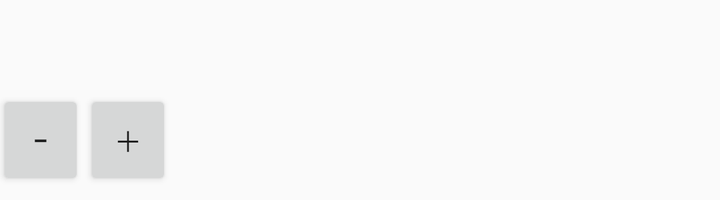
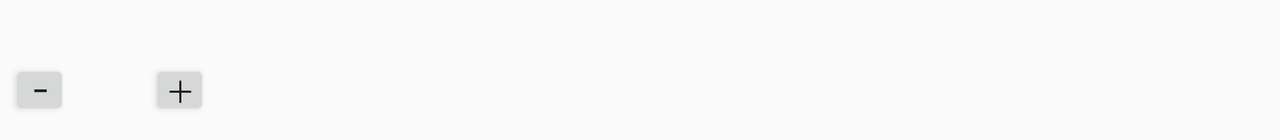

One screen, two layout resources from the same app: the default and the repository's alternative for another configuration. Each is rendered where Android would select it; the XML of both is given below.
<!-- AndroidManifest.xml: application theme AppTheme -->
<!-- res/layout/single_count.xml -->
<?xml version="1.0" encoding="utf-8"?>
<androidx.constraintlayout.widget.ConstraintLayout
    xmlns:android="http://schemas.android.com/apk/res/android"
    xmlns:app="http://schemas.android.com/apk/res-auto"
    android:layout_width="88dp"
    android:layout_height="100dp">

    <TextView
        android:id="@+id/count"
        android:layout_width="60dp"
        android:layout_height="40dp"
        android:layout_marginStart="12dp"
        android:layout_marginTop="0dp"
        android:textSize="30sp"
        app:layout_constraintStart_toStartOf="parent"
        app:layout_constraintTop_toTopOf="parent" />

    <Button
        android:id="@+id/up"
        android:layout_width="44dp"
        android:layout_height="50dp"
        android:layout_marginTop="5dp"
        android:layout_marginLeft="30dp"
        android:onClick="changeCount"
        android:text="@string/textPoint1up"
        app:layout_constraintStart_toStartOf="@+id/count"
        app:layout_constraintTop_toBottomOf="@+id/count" />

    <Button
        android:id="@+id/down"
        android:layout_width="44dp"
        android:layout_height="50dp"
        android:layout_marginTop="5dp"
        android:layout_marginRight="30dp"
        android:onClick="changeCount"
        android:text="@string/textPoint1down"
        app:layout_constraintEnd_toEndOf="@+id/count"
        app:layout_constraintTop_toBottomOf="@+id/count" />

</androidx.constraintlayout.widget.ConstraintLayout>
<!-- resources referenced by this layout -->
<resources>
  <string name="textPoint1down">−</string>
  <string name="textPoint1up">＋</string>
  <style name="AppTheme" parent="Theme.AppCompat.Light.DarkActionBar">
          
          <item name="colorPrimary">@color/colorPrimary</item>
          <item name="colorPrimaryDark">@color/colorPrimaryDark</item>
          <item name="colorAccent">@color/colorAccent</item>
  
          <item name="windowNoTitle">true</item>
          <item name="windowActionBar">false</item>
          <item name="android:windowFullscreen">true</item>
          <item name="android:windowContentOverlay">@null</item>
      </style>
  <color name="colorPrimary">#6200EE</color>
  <color name="colorPrimaryDark">#3700B3</color>
  <color name="colorAccent">#03DAC5</color>
</resources>
<!-- res/layout-land/single_count.xml (the repository's variant of the layout above) -->
<!-- drawn on the phone turned sideways -->
<?xml version="1.0" encoding="utf-8"?>
<androidx.constraintlayout.widget.ConstraintLayout
    xmlns:android="http://schemas.android.com/apk/res/android"
    xmlns:app="http://schemas.android.com/apk/res-auto"
    android:layout_width="wrap_content"
    android:layout_height="wrap_content">

    <TextView
        android:id="@+id/count_title"
        android:layout_width="110dp"
        android:layout_height="30dp"
        android:gravity="center_horizontal|center_vertical"
        android:textSize="15sp"
        app:layout_constraintEnd_toEndOf="parent"
        app:layout_constraintStart_toStartOf="parent"
        app:layout_constraintTop_toTopOf="parent" />

    <TextView
        android:id="@+id/count"
        android:layout_width="40dp"
        android:layout_height="0dp"
        android:layout_marginBottom="10dp"
        android:includeFontPadding="false"
        android:textSize="27sp"
        android:gravity="center_horizontal|center_vertical"
        app:layout_constraintStart_toEndOf="@id/down"
        app:layout_constraintEnd_toStartOf="@id/up"
        app:layout_constraintTop_toBottomOf="@id/count_title"
        app:layout_constraintBottom_toBottomOf="parent"
        app:layout_constraintDimensionRatio="W,3:4"/>

    <Button
        android:id="@+id/up"
        android:layout_width="30dp"
        android:layout_height="0dp"
        android:layout_marginEnd="5dp"
        android:onClick="changeCount"
        android:padding="0dp"
        android:text="@string/textPoint1up"
        android:textSize="15sp"
        app:layout_constraintStart_toEndOf="@+id/count"
        app:layout_constraintEnd_toEndOf="parent"
        app:layout_constraintTop_toTopOf="@id/count"
        app:layout_constraintBottom_toBottomOf="@id/count"
        app:layout_constraintDimensionRatio="W,1:1"/>

    <Button
        android:id="@+id/down"
        android:layout_width="30dp"
        android:layout_height="0dp"
        android:onClick="changeCount"
        android:padding="0dp"
        android:text="@string/textPoint1down"
        android:textSize="15sp"
        android:layout_marginStart="5dp"
        app:layout_constraintEnd_toStartOf="@+id/count"
        app:layout_constraintStart_toStartOf="parent"
        app:layout_constraintTop_toTopOf="@id/count"
        app:layout_constraintBottom_toBottomOf="@id/count"
        app:layout_constraintDimensionRatio="W,1:1"/>

</androidx.constraintlayout.widget.ConstraintLayout>
